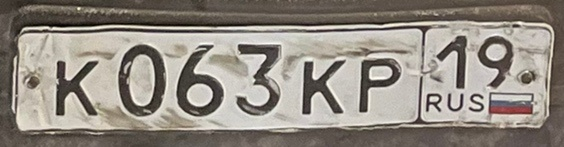
#> input picture images/car_images/plate_0_0_61.jpg, 564 x 147 px
$ python -i text_detection_2.py   (imports and definitions only)
#> lines starting #> are read from the running program, lines starting #| are printed output that depends on the picture; after the words box and inside, x2 and y2 are one past the last pixel; in counts of white or black regions, pixels touching at a corner belong together
import easyocr
import matplotlib.pyplot as plt
import cv2
import re

# [97 lines left out: function clean_ocr_text, not called in this run]

def preprocess_for_ocr(image_path):
    """
    Улучшенная предобработка изображения для OCR
    """
#> called with image_path = '../../images/car_images/plate_0_0_61.jpg'
    # Загружаем изображение
    img = cv2.imread(image_path)
#> img is the input picture: shape (147, 564, 3); mean B, G, R 129.8, 138.7, 145.6
    if img is None:
        return None

    # 1. Конвертация в серый
    gray = cv2.cvtColor(img, cv2.COLOR_BGR2GRAY)

    # 2. Определяем, светлый или темный фон
    mean_intensity = cv2.mean(gray)[0]
#> mean_intensity = 139.7

    # 3. Если фон светлый (> 127), инвертируем (делаем текст светлым на темном)
    if mean_intensity > 127:
        gray = cv2.bitwise_not(gray)
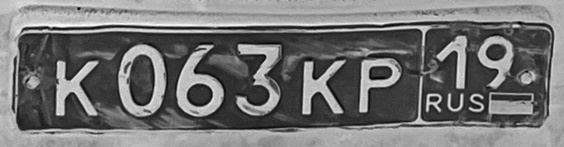
#> gray: shape (147, 564); min 1, max 254, mean 115.3

    # 4. Увеличение контраста с CLAHE
    clahe = cv2.createCLAHE(clipLimit=2.0, tileGridSize=(8,8))
    enhanced = clahe.apply(gray)
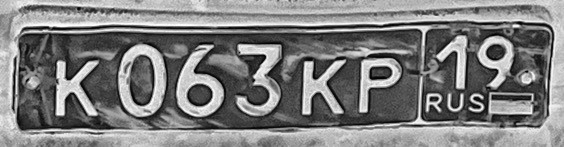
#> enhanced: shape (147, 564); min 1, max 255, mean 126

    # 5. Убираем шум
    denoised = cv2.medianBlur(enhanced, 3)
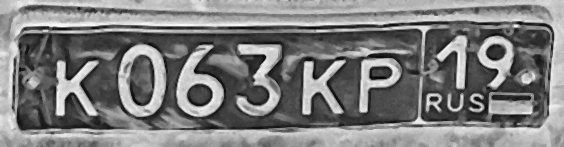
#> denoised: shape (147, 564); min 4, max 251, mean 126

    # 6. Бинаризация
    _, binary = cv2.threshold(denoised, 0, 255, cv2.THRESH_BINARY + cv2.THRESH_OTSU)
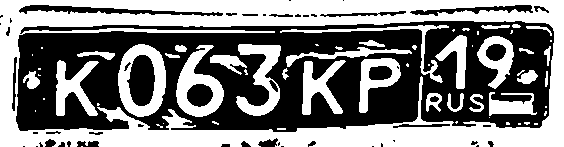
#> binary: shape (147, 564); 49.3% white; 62 white regions (33 under 20 px), largest, box (x1, y1, x2, y2) and area: (0, 0, 564, 147) 27037, (118, 44, 166, 117) 1730, (176, 45, 224, 117) 1589

    # 7. Увеличение размера для лучшего распознавания
    scale_factor = 2
    new_width = binary.shape[1] * scale_factor
#> new_width = 1128
    new_height = binary.shape[0] * scale_factor
#> new_height = 294
    resized = cv2.resize(binary, (new_width, new_height), interpolation=cv2.INTER_CUBIC)
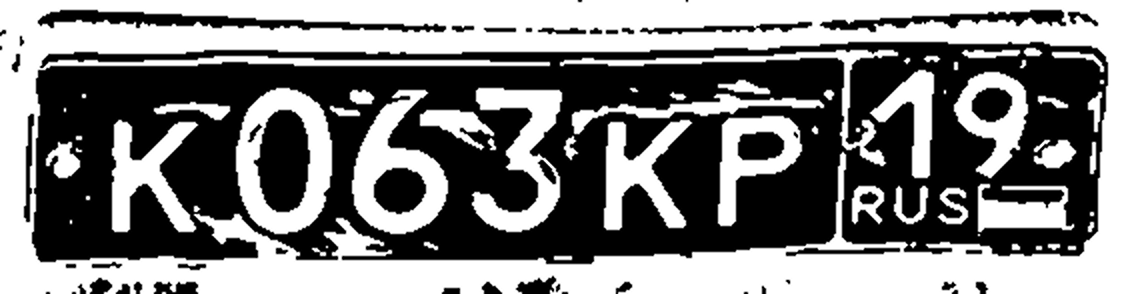
#> resized: shape (294, 1128); min 0, max 255, mean 125.8

    return resized

def use_easyocr_improved(image_path, show_image=False, use_preprocessing=True):
    """
    Улучшенная функция распознавания с постобработкой OCR

    Параметры:
    ----------
    image_path : str
        Путь к изображению
    show_image : bool, optional
        Показывать ли изображение при неудачном распознавании
    use_preprocessing : bool, optional
        Использовать ли улучшенную предобработку (по умолчанию True)

    Возвращает:
    -----------
    str или None
        Очищенный текст или None если не удалось распознать
    """

    # Проверка существования файла
    import os
    if not os.path.exists(image_path):
        print(f"❌ Файл не найден: {image_path}")
        return None

    print(f"🔍 Распознаю: {image_path}")

    try:
        # Улучшенная предобработка
        if use_preprocessing:
            processed_img = preprocess_for_ocr(image_path)
            if processed_img is None:
                print(f"❌ Ошибка предобработки изображения")
                return None
        else:
            # Базовая загрузка
            img = cv2.imread(image_path)
            if img is None:
                print(f"❌ Не удалось загрузить изображение")
                return None
            processed_img = cv2.cvtColor(img, cv2.COLOR_BGR2GRAY)

        # Инициализация EasyOCR (с кэшированием)
        if not hasattr(use_easyocr_improved, 'reader'):
            print("🔄 Инициализация EasyOCR...")
#> (the run stopped early here; a loop or call above may not have finished)
